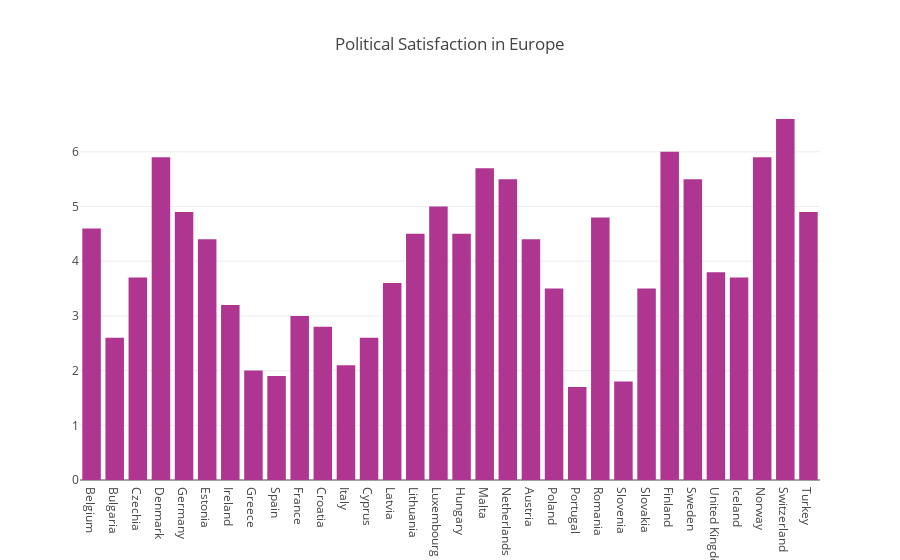

Notebook source saved alongside this figure:
### Code cell
trace = [go.Bar(
             x = politics['country'],
             y = politics['political_trust_rating'],
             name = 'Under Employment',
             marker = dict(color = 'rgb(174, 54, 144)'),
)]
layout = go.Layout(title = 'Political Satisfaction in Europe')
fig = go.Figure(data = trace, layout = layout)
iplot(fig)

### Figure 1 — Plotly figure (JSON) as saved in the notebook; plotly's stock layout.template omitted (floating-point values rounded to 4 significant figures)
{"data": [{"marker": {"color": "rgb(174, 54, 144)"}, "name": "Under Employment", "type": "bar", "uid": "fa90133e-b8e6-4349-bb4d-992f5bd6ad87", "x": ["Belgium", "Bulgaria", "Czechia", "Denmark", "Germany", "Estonia", "Ireland", "Greece", "Spain", "France", "Croatia", "Italy", "Cyprus", "Latvia", "Lithuania", "Luxembourg", "Hungary", "Malta", "Netherlands", "Austria", "Poland", "Portugal", "Romania", "Slovenia", "Slovakia", "Finland", "Sweden", "United Kingdom", "Iceland", "Norway", "Switzerland", "Turkey"], "y": [4.6, 2.6, 3.7, 5.9, 4.9, 4.4, 3.2, 2.0, 1.9, 3.0, 2.8, 2.1, 2.6, 3.6, 4.5, 5.0, 4.5, 5.7, 5.5, 4.4, 3.5, 1.7, 4.8, 1.8, 3.5, 6.0, 5.5, 3.8, 3.7, 5.9, 6.6, 4.9]}], "layout": {"title": {"text": "Political Satisfaction in Europe"}}}
